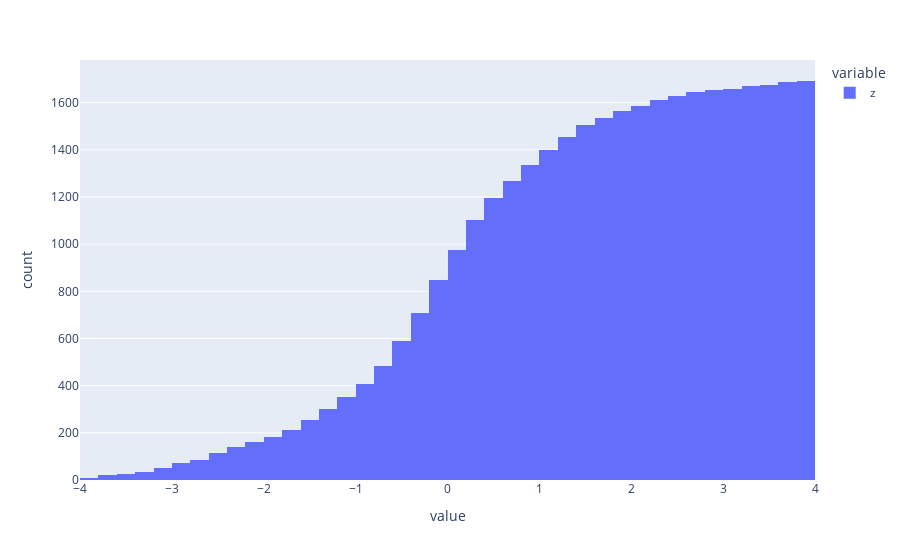

The cell this chart's notebook holds for it:
### Code cell
px.histogram(df.z[abs(df.z) < 4], cumulative=True)

### Figure 1 — Plotly figure (JSON) as saved in the notebook; plotly's stock layout.template omitted (floating-point values rounded to 4 significant figures; data arrays with more than 128 entries replaced by an {"elided": "..."} marker saying what was removed)
{"data": [{"alignmentgroup": "True", "bingroup": "x", "cumulative": {"enabled": true}, "hovertemplate": "variable=z<br>value=%{x}<br>count=%{y}<extra></extra>", "legendgroup": "z", "marker": {"color": "#636efa", "pattern": {"shape": ""}}, "name": "z", "offsetgroup": "z", "orientation": "v", "showlegend": true, "type": "histogram", "x": {"elided": "1692 float values"}, "xaxis": "x", "yaxis": "y"}], "layout": {"autosize": true, "barmode": "relative", "legend": {"title": {"text": "variable"}, "tracegroupgap": 0}, "margin": {"t": 60}, "xaxis": {"anchor": "y", "autorange": true, "domain": [0, 1], "range": [-4, 4], "title": {"text": "value"}, "type": "linear"}, "yaxis": {"anchor": "x", "autorange": true, "domain": [0, 1], "range": [0, 1781.0], "title": {"text": "count"}}}}
